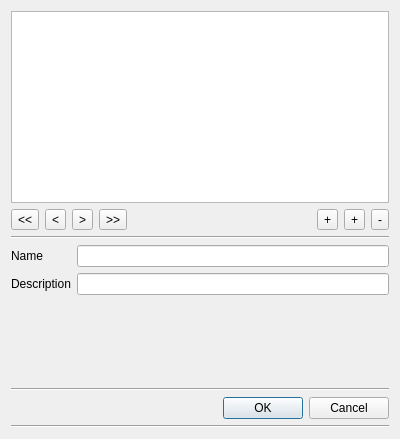
<?xml version="1.0" encoding="UTF-8"?>
<ui version="4.0">
 <class>keywordDialog</class>
 <widget class="QDialog" name="keywordDialog">
  <property name="geometry">
   <rect>
    <x>0</x>
    <y>0</y>
    <width>400</width>
    <height>439</height>
   </rect>
  </property>
  <property name="windowTitle">
   <string>Maintain Toolkits</string>
  </property>
  <property name="windowIcon">
   <iconset resource="resources.qrc">
    <normaloff>:/images/OSBM_Logo.png</normaloff>:/images/OSBM_Logo.png</iconset>
  </property>
  <layout class="QGridLayout" name="gridLayout">
   <item row="0" column="0">
    <layout class="QVBoxLayout" name="verticalLayout">
     <item>
      <widget class="QTableView" name="tableView">
       <property name="toolTip">
        <string>List of all currently defined toolkits.</string>
       </property>
       <property name="editTriggers">
        <set>QAbstractItemView::NoEditTriggers</set>
       </property>
      </widget>
     </item>
     <item>
      <layout class="QHBoxLayout" name="horizontalLayout">
       <item>
        <widget class="QToolButton" name="firstButton">
         <property name="toolTip">
          <string>First Record</string>
         </property>
         <property name="text">
          <string>&lt;&lt;</string>
         </property>
         <property name="icon">
          <iconset>
           <normaloff>://images/go-first.png</normaloff>://images/go-first.png</iconset>
         </property>
         <property name="iconSize">
          <size>
           <width>24</width>
           <height>24</height>
          </size>
         </property>
        </widget>
       </item>
       <item>
        <widget class="QToolButton" name="prevButton">
         <property name="toolTip">
          <string>Previous Record</string>
         </property>
         <property name="text">
          <string>&lt;</string>
         </property>
         <property name="icon">
          <iconset>
           <normaloff>://images/go-previous.png</normaloff>://images/go-previous.png</iconset>
         </property>
         <property name="iconSize">
          <size>
           <width>24</width>
           <height>24</height>
          </size>
         </property>
        </widget>
       </item>
       <item>
        <widget class="QToolButton" name="nextButton">
         <property name="toolTip">
          <string>Next Record</string>
         </property>
         <property name="text">
          <string>&gt;</string>
         </property>
         <property name="icon">
          <iconset>
           <normaloff>://images/go-next.png</normaloff>://images/go-next.png</iconset>
         </property>
         <property name="iconSize">
          <size>
           <width>24</width>
           <height>24</height>
          </size>
         </property>
        </widget>
       </item>
       <item>
        <widget class="QToolButton" name="lastButton">
         <property name="toolTip">
          <string>Last Record</string>
         </property>
         <property name="text">
          <string>&gt;&gt;</string>
         </property>
         <property name="icon">
          <iconset>
           <normaloff>://images/go-last.png</normaloff>://images/go-last.png</iconset>
         </property>
         <property name="iconSize">
          <size>
           <width>24</width>
           <height>24</height>
          </size>
         </property>
        </widget>
       </item>
       <item>
        <spacer name="horizontalSpacer">
         <property name="orientation">
          <enum>Qt::Horizontal</enum>
         </property>
         <property name="sizeHint" stdset="0">
          <size>
           <width>40</width>
           <height>20</height>
          </size>
         </property>
        </spacer>
       </item>
       <item>
        <widget class="QToolButton" name="addButton">
         <property name="toolTip">
          <string>Add a new toolkit</string>
         </property>
         <property name="text">
          <string>+</string>
         </property>
         <property name="icon">
          <iconset>
           <normaloff>://images/list-add.png</normaloff>://images/list-add.png</iconset>
         </property>
         <property name="iconSize">
          <size>
           <width>24</width>
           <height>24</height>
          </size>
         </property>
        </widget>
       </item>
       <item>
        <widget class="QToolButton" name="editButton">
         <property name="toolTip">
          <string>Edit the highlighted toolkit</string>
         </property>
         <property name="text">
          <string>+</string>
         </property>
         <property name="icon">
          <iconset>
           <normaloff>://images/list-edit.png</normaloff>://images/list-edit.png</iconset>
         </property>
         <property name="iconSize">
          <size>
           <width>24</width>
           <height>24</height>
          </size>
         </property>
        </widget>
       </item>
       <item>
        <widget class="QToolButton" name="deleteButton">
         <property name="toolTip">
          <string>Delete the highlighted toolkit</string>
         </property>
         <property name="text">
          <string>-</string>
         </property>
         <property name="icon">
          <iconset>
           <normaloff>://images/list-remove.png</normaloff>://images/list-remove.png</iconset>
         </property>
         <property name="iconSize">
          <size>
           <width>24</width>
           <height>24</height>
          </size>
         </property>
        </widget>
       </item>
      </layout>
     </item>
     <item>
      <widget class="Line" name="line_3">
       <property name="orientation">
        <enum>Qt::Horizontal</enum>
       </property>
      </widget>
     </item>
     <item>
      <layout class="QFormLayout" name="formLayout">
       <item row="0" column="0">
        <widget class="QLabel" name="label">
         <property name="text">
          <string>Name</string>
         </property>
        </widget>
       </item>
       <item row="0" column="1">
        <widget class="QLineEdit" name="nameEdit">
         <property name="readOnly">
          <bool>true</bool>
         </property>
        </widget>
       </item>
       <item row="1" column="0">
        <widget class="QLabel" name="label_2">
         <property name="text">
          <string>Description</string>
         </property>
        </widget>
       </item>
       <item row="1" column="1">
        <widget class="QLineEdit" name="descriptionEdit">
         <property name="readOnly">
          <bool>true</bool>
         </property>
        </widget>
       </item>
      </layout>
     </item>
     <item>
      <spacer name="verticalSpacer">
       <property name="orientation">
        <enum>Qt::Vertical</enum>
       </property>
       <property name="sizeHint" stdset="0">
        <size>
         <width>20</width>
         <height>40</height>
        </size>
       </property>
      </spacer>
     </item>
     <item>
      <widget class="Line" name="line_2">
       <property name="orientation">
        <enum>Qt::Horizontal</enum>
       </property>
      </widget>
     </item>
     <item>
      <widget class="QDialogButtonBox" name="buttonBox">
       <property name="toolTip">
        <string/>
       </property>
       <property name="orientation">
        <enum>Qt::Horizontal</enum>
       </property>
       <property name="standardButtons">
        <set>QDialogButtonBox::Cancel|QDialogButtonBox::Ok</set>
       </property>
      </widget>
     </item>
    </layout>
   </item>
   <item row="1" column="0">
    <widget class="Line" name="line">
     <property name="orientation">
      <enum>Qt::Horizontal</enum>
     </property>
    </widget>
   </item>
  </layout>
 </widget>
 <resources>
  <include location="resources.qrc"/>
 </resources>
 <connections>
  <connection>
   <sender>buttonBox</sender>
   <signal>accepted()</signal>
   <receiver>keywordDialog</receiver>
   <slot>accept()</slot>
   <hints>
    <hint type="sourcelabel">
     <x>248</x>
     <y>254</y>
    </hint>
    <hint type="destinationlabel">
     <x>157</x>
     <y>274</y>
    </hint>
   </hints>
  </connection>
  <connection>
   <sender>buttonBox</sender>
   <signal>rejected()</signal>
   <receiver>keywordDialog</receiver>
   <slot>reject()</slot>
   <hints>
    <hint type="sourcelabel">
     <x>316</x>
     <y>260</y>
    </hint>
    <hint type="destinationlabel">
     <x>286</x>
     <y>274</y>
    </hint>
   </hints>
  </connection>
 </connections>
</ui>
